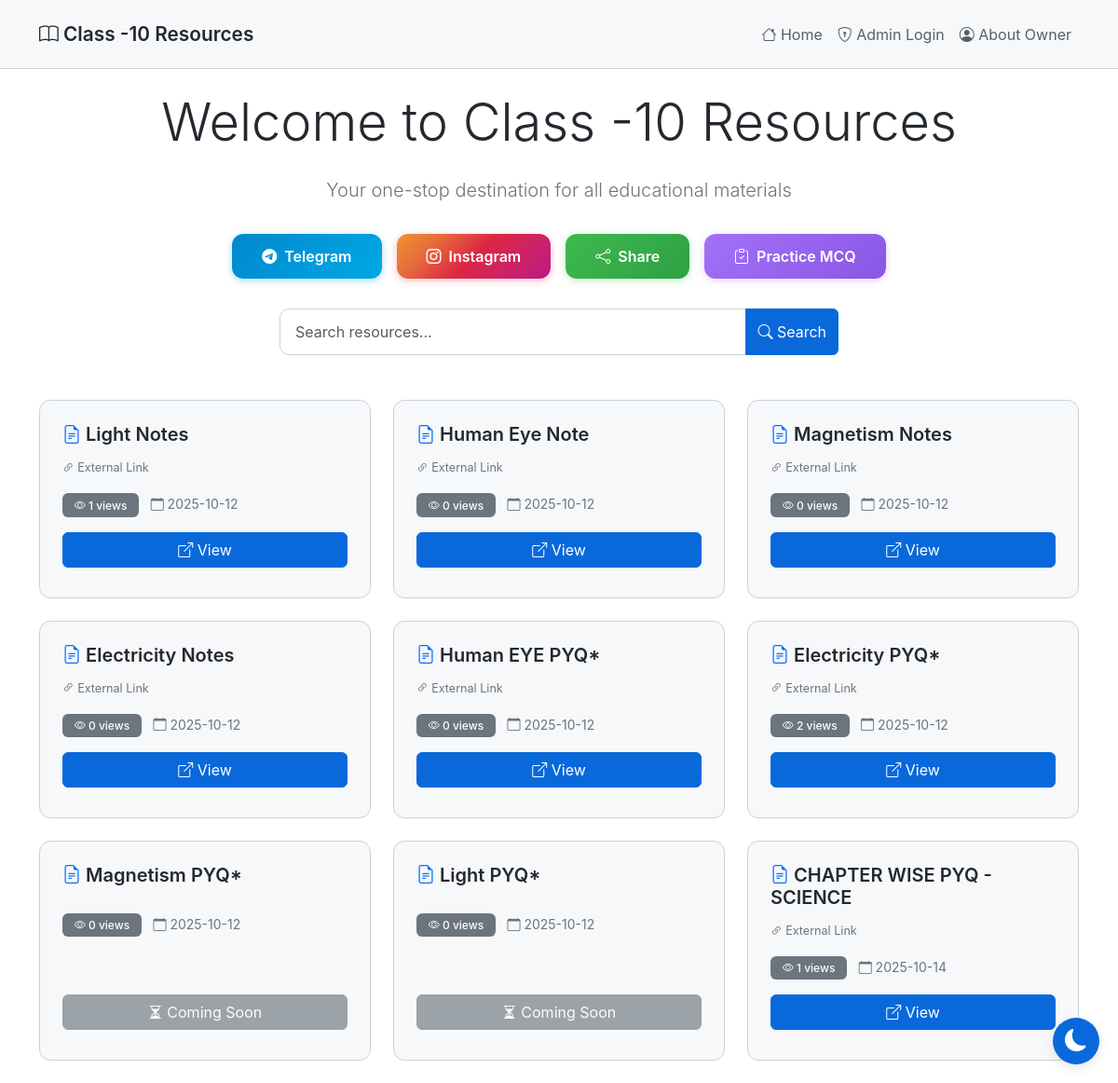
Before: / with the older database file.
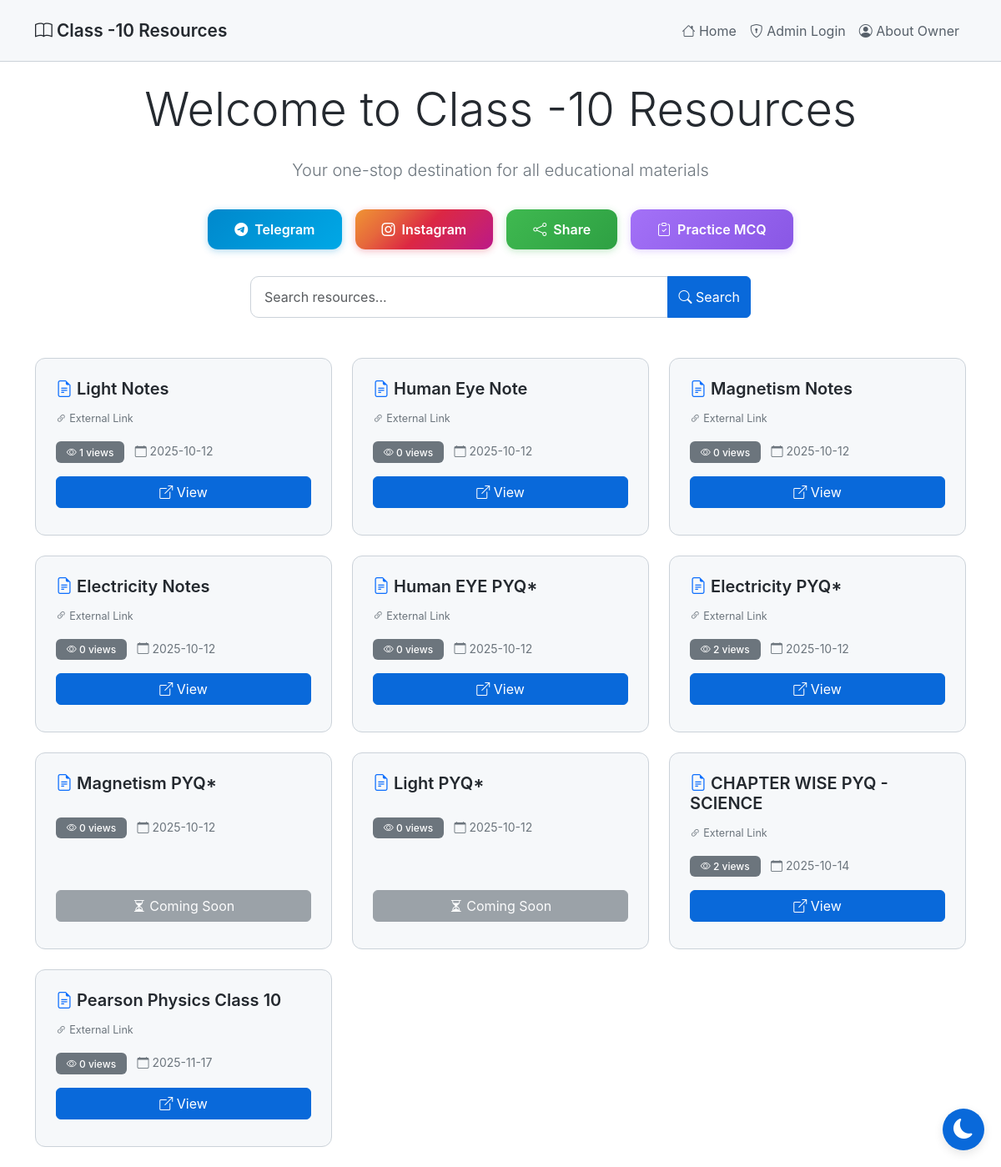
After: the same page with the newer database file.
### tables this page shows
CREATE TABLE resources
                 (id INTEGER PRIMARY KEY AUTOINCREMENT,
                  name TEXT NOT NULL,
                  link TEXT,
                  filename TEXT,
                  view_count INTEGER DEFAULT 0,
                  created_at TIMESTAMP DEFAULT CURRENT_TIMESTAMP);

### app.py (the view)
@app.route('/')
def index():
    conn = sqlite3.connect('database.db')
    conn.row_factory = sqlite3.Row
    c = conn.cursor()
    search_query = request.args.get('search', '')
    if search_query:
        c.execute('SELECT * FROM resources WHERE name LIKE ? ORDER BY created_at ASC',
                  ('%' + search_query + '%',))
    else:
        c.execute('SELECT * FROM resources ORDER BY created_at ASC')
    resources = c.fetchall()
    c.execute('SELECT * FROM owner_info WHERE id = 1')
    owner_info = c.fetchone()
    conn.close()
    is_admin = 'admin' in session
    return render_template('index.html', resources=resources, is_admin=is_admin,
                          search_query=search_query, owner_info=owner_info)

### templates/index.html (shortened to what this page needs)
{% extends "base.html" %}
{% block content %}
<div class="text-center my-4">
    <h1 class="display-4 mb-4">Welcome to Class -10 Resources</h1>
    <p class="lead text-secondary">Your one-stop destination for all educational materials</p>
</div>
<div class="action-buttons">
    {% if owner_info %}
    <a href="{{ owner_info['telegram_link'] }}" target="_blank" class="action-btn btn-telegram">
        <i class="bi bi-telegram"></i> Telegram
    </a>
    <a href="{{ owner_info['instagram_link'] }}" target="_blank" class="action-btn btn-instagram">
        <i class="bi bi-instagram"></i> Instagram
    </a>
    {% endif %}
    <button onclick="shareWebsite()" class="action-btn btn-share">
        <i class="bi bi-share"></i> Share
    </button>
    <a href="{{ owner_info['mcq_link'] if owner_info else url_for('practice_mcq') }}" target="_blank" class="action-btn btn-mcq">
        <i class="bi bi-clipboard-check"></i> Practice MCQ
    </a>
</div>
<div class="search-container">
    <form method="GET" action="{{ url_for('index') }}">
        <div class="input-group">
            <input type="text" name="search" id="searchInput" class="form-control search-input"
                   placeholder="Search resources..." value="{{ search_query or '' }}"
                   oninput="autoSearch()">
            <button class="btn btn-primary" type="submit">
                <i class="bi bi-search"></i> Search
            </button>
        </div>
    </form>
</div>
<div class="row mt-5">
    {% if resources %}
        {% for resource in resources %}
        <div class="col-md-6 col-lg-4 mb-4">
            <div class="card h-100">
                <div class="card-body d-flex flex-column">
                    <h5 class="card-title">
                        <i class="bi bi-file-earmark-text text-primary"></i>
                        {{ resource['name'] }}
                    </h5>
                    <div class="card-text mb-3">
                        {% if resource['filename'] %}
                            <small class="text-secondary">
                                <i class="bi bi-paperclip"></i> {{ resource['filename'] }}
                            </small>
                        {% elif resource['link'] %}
                            <small class="text-secondary">
                                <i class="bi bi-link-45deg"></i> External Link
                            </small>
                        {% endif %}
                    </div>
                    <div class="mb-3">
                        <span class="badge bg-secondary">
                            <i class="bi bi-eye"></i> {{ resource['view_count'] }} views
                        </span>
                        <small class="text-secondary ms-2">
                            <i class="bi bi-calendar"></i>
                            {{ resource['created_at'][:10] }}
                        </small>
                    </div>
                    <div class="mt-auto">
                        {% if resource['link'] or resource['filename'] %}
                            <a href="{{ url_for('view_resource', id=resource['id']) }}"
                               class="btn btn-primary w-100 mb-2" target="_blank">
                                <i class="bi bi-box-arrow-up-right"></i> View
                            </a>
                        {% else %}
                            <button class="btn btn-secondary w-100 mb-2" disabled>
                                <i class="bi bi-hourglass-split"></i> Coming Soon
                            </button>
                        {% endif %}
                    </div>
                </div>
            </div>
        </div>
        {% endfor %}
    {% endif %}
</div>
{% endblock %}

### templates/base.html (shortened to what this page needs)
<!DOCTYPE html>
<html lang="en" data-theme="light">
<head>
    <link href="https://cdn.jsdelivr.net/npm/bootstrap@5.3.2/dist/css/bootstrap.min.css" rel="stylesheet">
    <link rel="stylesheet" href="https://cdn.jsdelivr.net/npm/bootstrap-icons@1.11.1/font/bootstrap-icons.css">
</head>
<body>
    <nav class="navbar navbar-expand-lg navbar-dark">
        <div class="container">
            <a class="navbar-brand" href="{{ url_for('index') }}">
                <i class="bi bi-book"></i> Class -10 Resources
            </a>
            <div class="collapse navbar-collapse" id="navbarNav">
                <ul class="navbar-nav ms-auto">
                    <li class="nav-item">
                        <a class="nav-link" href="{{ url_for('index') }}">
                            <i class="bi bi-house"></i> Home
                        </a>
                    </li>
                    {% if session.admin %}
                    <li class="nav-item">
                        <a class="nav-link" href="{{ url_for('add_resource') }}">
                            <i class="bi bi-plus-circle"></i> Add Resource
                        </a>
                    </li>
                    <li class="nav-item">
                        <a class="nav-link" href="{{ url_for('download_database') }}">
                            <i class="bi bi-download"></i> Backup DB
                        </a>
                    </li>
                    <li class="nav-item">
                        <a class="nav-link" href="{{ url_for('logout') }}">
                            <i class="bi bi-box-arrow-right"></i> Logout
                        </a>
                    </li>
                    {% else %}
                    <li class="nav-item">
                        <a class="nav-link" href="{{ url_for('login') }}">
                            <i class="bi bi-shield-lock"></i> Admin Login
                        </a>
                    </li>
                    {% endif %}
                    <li class="nav-item">
                        <a class="nav-link" href="{{ url_for('about_owner') }}">
                            <i class="bi bi-person-circle"></i> About Owner
                        </a>
                    </li>
                </ul>
            </div>
        </div>
    </nav>
    <div class="container mt-4">
        {% block content %}{% endblock %}
    </div>
    <button class="theme-toggle" id="themeToggle" aria-label="Toggle theme">
        <i class="bi bi-moon-fill" id="themeIcon"></i>
    </button>
</body>
</html>

### templates/base.html (style rules this page uses)
:root { --bg-primary: #ffffff; --bg-secondary: #f6f8fa; --bg-tertiary: #ffffff; --text-primary: #24292f; --text-secondary: #57606a; --border-color: #cbd2d9; --accent-color: #0969da; --success-color: #1a7f37; --danger-color: #cf222e; --shadow-color: rgba(0, 0, 0, 0.1); }
body { background-color: var(--bg-primary); color: var(--text-primary); font-family: -apple-system, BlinkMacSystemFont, 'Segoe UI', 'Noto Sans', Helvetica, Arial, sans-serif; min-height: 100vh; transition: background-color 0.3s ease, color 0.3s ease; }
* { transition: background-color 0.3s ease, color 0.3s ease, border-color 0.3s ease; }
.navbar { background-color: var(--bg-secondary) !important; border-bottom: 1px solid var(--border-color); padding: 1rem 0; }
.navbar-brand { font-weight: 600; color: var(--text-primary) !important; font-size: 1.3rem; }
.nav-link { color: var(--text-secondary) !important; transition: color 0.3s ease; }
.btn-primary { background-color: var(--accent-color); border-color: var(--accent-color); transition: all 0.3s ease; }
.card { background-color: var(--bg-secondary); border: 1px solid var(--border-color); border-radius: 12px; transition: all 0.3s ease; overflow: hidden; }
.card-body { padding: 1.5rem; }
.card-title { color: var(--text-primary); font-weight: 600; margin-bottom: 0.75rem; }
.card-text { color: var(--text-secondary); font-size: 0.9rem; }
.form-control, .form-select { background-color: var(--bg-tertiary); border: 1px solid var(--border-color); color: var(--text-primary); }
.theme-toggle { position: fixed; bottom: 20px; right: 20px; width: 50px; height: 50px; border-radius: 50%; background: var(--accent-color); border: none; color: white; font-size: 1.5rem; cursor: pointer; box-shadow: 0 4px 12px var(--shadow-color); transition: all 0.3s ease; z-index: 1000; display: flex; align-items: center; justify-content: center; }
.action-buttons { display: flex; flex-wrap: wrap; gap: 1rem; justify-content: center; margin: 2rem 0; }
.action-btn { padding: 0.75rem 2rem; font-size: 1rem; font-weight: 600; border-radius: 12px; text-decoration: none; display: inline-flex; align-items: center; gap: 0.5rem; transition: all 0.3s ease; border: none; cursor: pointer; }
.btn-telegram { background: linear-gradient(135deg, #0088cc, #00a8e6); color: white; }
.btn-instagram { background: linear-gradient(135deg, #f09433 0%, #e6683c 25%, #dc2743 50%, #cc2366 75%, #bc1888 100%); color: white; }
.btn-share { background: linear-gradient(135deg, #3fb950, #2ea043); color: white; }
.btn-mcq { background: linear-gradient(135deg, #a371f7, #8957e5); color: white; }
[data-theme="light"] .btn-telegram { box-shadow: 0 2px 8px rgba(0, 136, 204, 0.3); }
[data-theme="light"] .btn-instagram { box-shadow: 0 2px 8px rgba(220, 39, 67, 0.3); }
[data-theme="light"] .btn-share { box-shadow: 0 2px 8px rgba(63, 185, 80, 0.3); }
[data-theme="light"] .btn-mcq { box-shadow: 0 2px 8px rgba(163, 113, 247, 0.3); }
.badge { padding: 0.4rem 0.8rem; border-radius: 6px; font-weight: 500; }
.search-container { max-width: 600px; margin: 2rem auto; }
.search-input { border-radius: 10px; padding: 0.75rem 1rem; }

Changed rows visible on the page:
changed resources "CHAPTER WISE PYQ - SCIENCE": view_count "1" → "2"
added resources: name "Pearson Physics Class 10", shows "External Link", view_count "0", created_at "2025-11-17"
